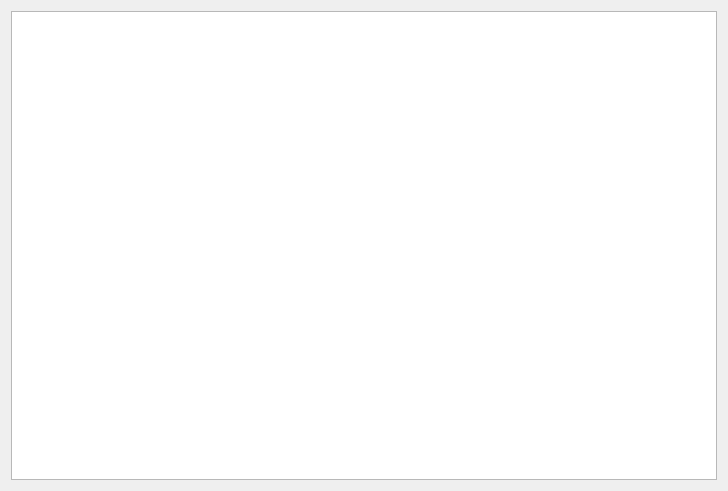
<?xml version="1.0" encoding="UTF-8"?>
<ui version="4.0">
 <class>Text_Browser_Dialog</class>
 <widget class="QDialog" name="Text_Browser_Dialog">
  <property name="geometry">
   <rect>
    <x>0</x>
    <y>0</y>
    <width>728</width>
    <height>491</height>
   </rect>
  </property>
  <property name="windowTitle">
   <string>ASCII Table</string>
  </property>
  <layout class="QFormLayout" name="formLayout">
   <item row="0" column="0" colspan="2">
    <widget class="QTextBrowser" name="textBrowser">
     <property name="html">
      <string>&lt;!DOCTYPE HTML PUBLIC &quot;-//W3C//DTD HTML 4.0//EN&quot; &quot;http://www.w3.org/TR/REC-html40/strict.dtd&quot;&gt;
&lt;html&gt;&lt;head&gt;&lt;meta name=&quot;qrichtext&quot; content=&quot;1&quot; /&gt;&lt;style type=&quot;text/css&quot;&gt;
p, li { white-space: pre-wrap; }
&lt;/style&gt;&lt;/head&gt;&lt;body style=&quot; font-family:'SimSun'; font-size:9pt; font-weight:400; font-style:normal;&quot;&gt;
&lt;p style=&quot;-qt-paragraph-type:empty; margin-top:0px; margin-bottom:0px; margin-left:0px; margin-right:0px; -qt-block-indent:0; text-indent:0px; font-family:'SimSun';&quot;&gt;&lt;br /&gt;&lt;/p&gt;&lt;/body&gt;&lt;/html&gt;</string>
     </property>
    </widget>
   </item>
  </layout>
 </widget>
 <resources/>
 <connections/>
</ui>
